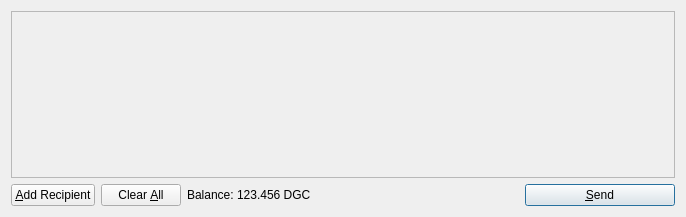
<?xml version="1.0" encoding="UTF-8"?>
<ui version="4.0">
 <class>SendCoinsDialog</class>
 <widget class="QDialog" name="SendCoinsDialog">
  <property name="geometry">
   <rect>
    <x>0</x>
    <y>0</y>
    <width>686</width>
    <height>217</height>
   </rect>
  </property>
  <property name="windowTitle">
   <string>Send Coins</string>
  </property>
  <layout class="QVBoxLayout" name="verticalLayout">
   <item>
    <widget class="QScrollArea" name="scrollArea">
     <property name="widgetResizable">
      <bool>true</bool>
     </property>
     <widget class="QWidget" name="scrollAreaWidgetContents">
      <property name="geometry">
       <rect>
        <x>0</x>
        <y>0</y>
        <width>666</width>
        <height>165</height>
       </rect>
      </property>
      <layout class="QVBoxLayout" name="verticalLayout_2">
       <property name="margin">
        <number>0</number>
       </property>
       <item>
        <layout class="QVBoxLayout" name="entries">
         <property name="spacing">
          <number>6</number>
         </property>
        </layout>
       </item>
       <item>
        <spacer name="verticalSpacer">
         <property name="orientation">
          <enum>Qt::Vertical</enum>
         </property>
         <property name="sizeHint" stdset="0">
          <size>
           <width>20</width>
           <height>40</height>
          </size>
         </property>
        </spacer>
       </item>
      </layout>
     </widget>
    </widget>
   </item>
   <item>
    <layout class="QHBoxLayout" name="horizontalLayout">
     <item>
      <widget class="QPushButton" name="addButton">
       <property name="toolTip">
        <string>Send to multiple recipients at once</string>
       </property>
       <property name="text">
        <string>&amp;Add Recipient</string>
       </property>
       <property name="icon">
        <iconset resource="../bitcoin.qrc">
         <normaloff>:/icons/add</normaloff>:/icons/add</iconset>
       </property>
       <property name="autoDefault">
        <bool>false</bool>
       </property>
      </widget>
     </item>
     <item>
      <widget class="QPushButton" name="clearButton">
       <property name="sizePolicy">
        <sizepolicy hsizetype="Minimum" vsizetype="Fixed">
         <horstretch>0</horstretch>
         <verstretch>0</verstretch>
        </sizepolicy>
       </property>
       <property name="toolTip">
        <string>Remove all transaction fields</string>
       </property>
       <property name="text">
        <string>Clear &amp;All</string>
       </property>
       <property name="icon">
        <iconset resource="../bitcoin.qrc">
         <normaloff>:/icons/remove</normaloff>:/icons/remove</iconset>
       </property>
       <property name="autoRepeatDelay">
        <number>300</number>
       </property>
       <property name="autoDefault">
        <bool>false</bool>
       </property>
      </widget>
     </item>
     <item>
      <layout class="QHBoxLayout" name="horizontalLayout_2">
       <property name="spacing">
        <number>3</number>
       </property>
       <item>
        <widget class="QLabel" name="label">
         <property name="text">
          <string>Balance:</string>
         </property>
        </widget>
       </item>
       <item>
        <widget class="QLabel" name="labelBalance">
         <property name="cursor">
          <cursorShape>IBeamCursor</cursorShape>
         </property>
         <property name="text">
          <string>123.456 DGC</string>
         </property>
         <property name="textInteractionFlags">
          <set>Qt::LinksAccessibleByMouse|Qt::TextSelectableByKeyboard|Qt::TextSelectableByMouse</set>
         </property>
        </widget>
       </item>
      </layout>
     </item>
     <item>
      <spacer name="horizontalSpacer">
       <property name="orientation">
        <enum>Qt::Horizontal</enum>
       </property>
       <property name="sizeHint" stdset="0">
        <size>
         <width>40</width>
         <height>20</height>
        </size>
       </property>
      </spacer>
     </item>
     <item>
      <widget class="QPushButton" name="sendButton">
       <property name="minimumSize">
        <size>
         <width>150</width>
         <height>0</height>
        </size>
       </property>
       <property name="toolTip">
        <string>Confirm the send action</string>
       </property>
       <property name="text">
        <string>&amp;Send</string>
       </property>
       <property name="icon">
        <iconset resource="../bitcoin.qrc">
         <normaloff>:/icons/send</normaloff>:/icons/send</iconset>
       </property>
       <property name="default">
        <bool>true</bool>
       </property>
      </widget>
     </item>
    </layout>
   </item>
  </layout>
 </widget>
 <resources>
  <include location="../bitcoin.qrc"/>
 </resources>
 <connections/>
</ui>
